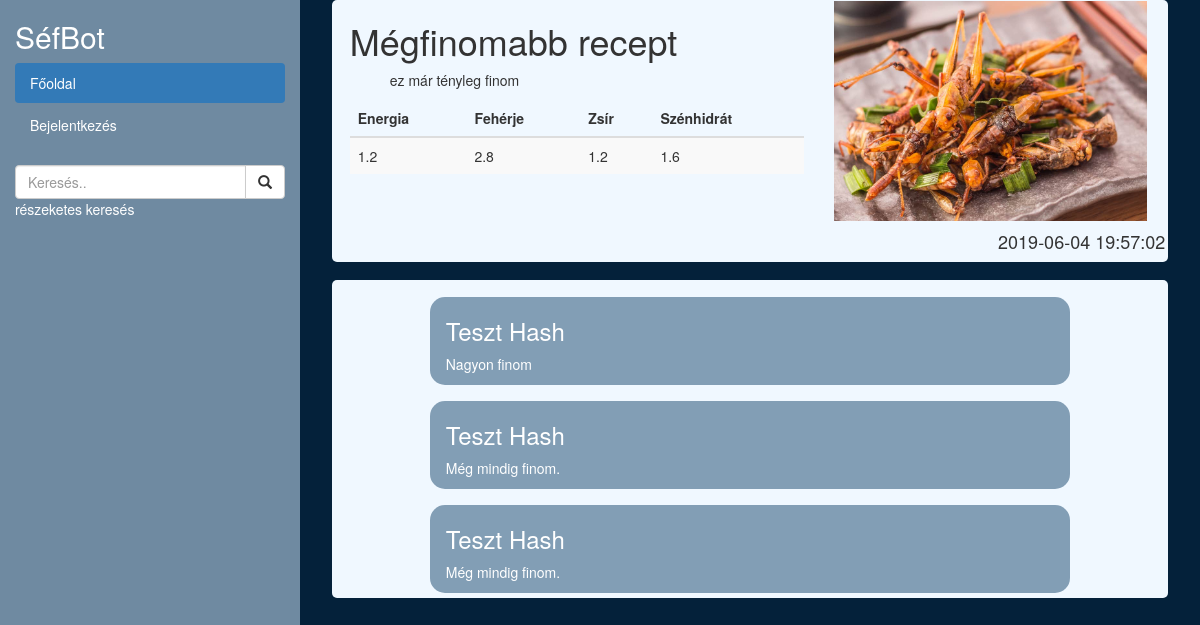
/recept.php?id=3, run on the app's committed database.
### tables this page shows
CREATE TABLE `recept` (
  `id` int(11) NOT NULL,
  `szerzo_id` int(11) DEFAULT NULL,
  `neve` varchar(20) NOT NULL,
  `leiras` varchar(5000) NOT NULL,
  `energia` double DEFAULT NULL,
  `feherje` double DEFAULT NULL,
  `zsir` double DEFAULT NULL,
  `szenhidrat` double DEFAULT NULL,
  `mikor` datetime NOT NULL DEFAULT CURRENT_TIMESTAMP
);

### recept.php (the view, shortened to what this page needs)
<?php
include_once 'include/menu.php'
?>
<?php
$id=$_GET['id'];
$sql = "SELECT * FROM recept where $id=id";
$result = $conn->query($sql);
?>
<?php if ($result->num_rows > 0) {
        while($row = $result->fetch_assoc()) {
            echo "<div class='doboz'>
                    <div class='row'>
                        <div class='col-sm-7'>
                            <h1>".$row["neve"]."</h1>";
                            echo"
                            <p><ol>".$row["leiras"]."</ol></p>
                            <table class=\"table table-striped\">
    <thead>
      <tr>
        <th>Energia</th>
        <th>Fehérje</th>
        <th>Zsír</th>
        <th>Szénhidrát</th>
      </tr>
    </thead>
    <tbody>
      <tr>
        <td>".$row["energia"]."</td>
        <td>".$row["feherje"]."</td>
        <td>".$row["zsir"]."</td>
        <td>".$row["szenhidrat"]."</td>
      </tr>
    </tbody>
  </table>
                        </div>";
                        echo "<div class='col-sm-5'>
                            <img class='img-fluid' src='include/img/".$row["id"].".jpg'>
                        </div>
                    <h4 style='float:right'>".$row["mikor"]."</h4>
                    </div>
            </div>";
        }
    } else {
        echo "0 results";
    }
    ?>
<div class="doboz" style="padding-top: 2%;">
    <div style=" height:300px; overflow-y: auto;">
    <?php
    $sql2 = "SELECT mit, username FROM hozzaszolasok, felhasznalok where $id=hozzaszolasok.recept_id AND hozzaszolasok.ki=felhasznalok.id";
    $result = $conn->query($sql2);
    if ($result->num_rows > 0) {
    while($row = $result->fetch_assoc()) {
    echo "
<div class='mssgBox'>
<h3> ".$row["username"]."</h3>
    <p>".$row["mit"]."</p>
    </div>
";
    }}
    ?>
    </div>
</div>
</div>
</div>
</body>
</html>

### include/menu.php (style rules this page uses)
.doboz { background-color: aliceblue; border-radius: 5px 5px 5px 5px; margin-bottom: 2%; margin-left: 2%; margin-right: 2%; padding: 0.1% 2% 0.1% 2%; }
.doboz img { width: 99%; padding-top:0.1%; padding-bottom: 0.1%; }
body { background-color: #04213A; }
.mssgBox { margin-right: 10%; margin-left: 10%; margin-bottom: 2%; background-color: #829eb5; border-radius: 15px 15px 15px 15px; padding: 0.1% 2% 0.1% 2%; color: white; }

### data on the page
recept: neve "Mégfinomabb recept", leiras "ez már tényleg finom", energia "1.2", feherje "2.8", zsir "1.2", szenhidrat "1.6", mikor "2019-06-04 19:57:02"

### other printed values
$row["username"] "Teszt Hash"
$row["mit"] "Nagyon finom"
$row["mit"] "Még mindig finom."
